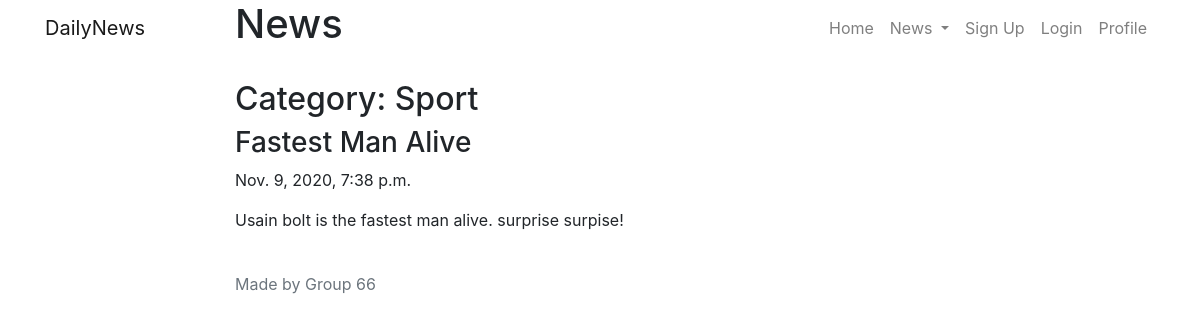
Before: /news/ with the older database file.
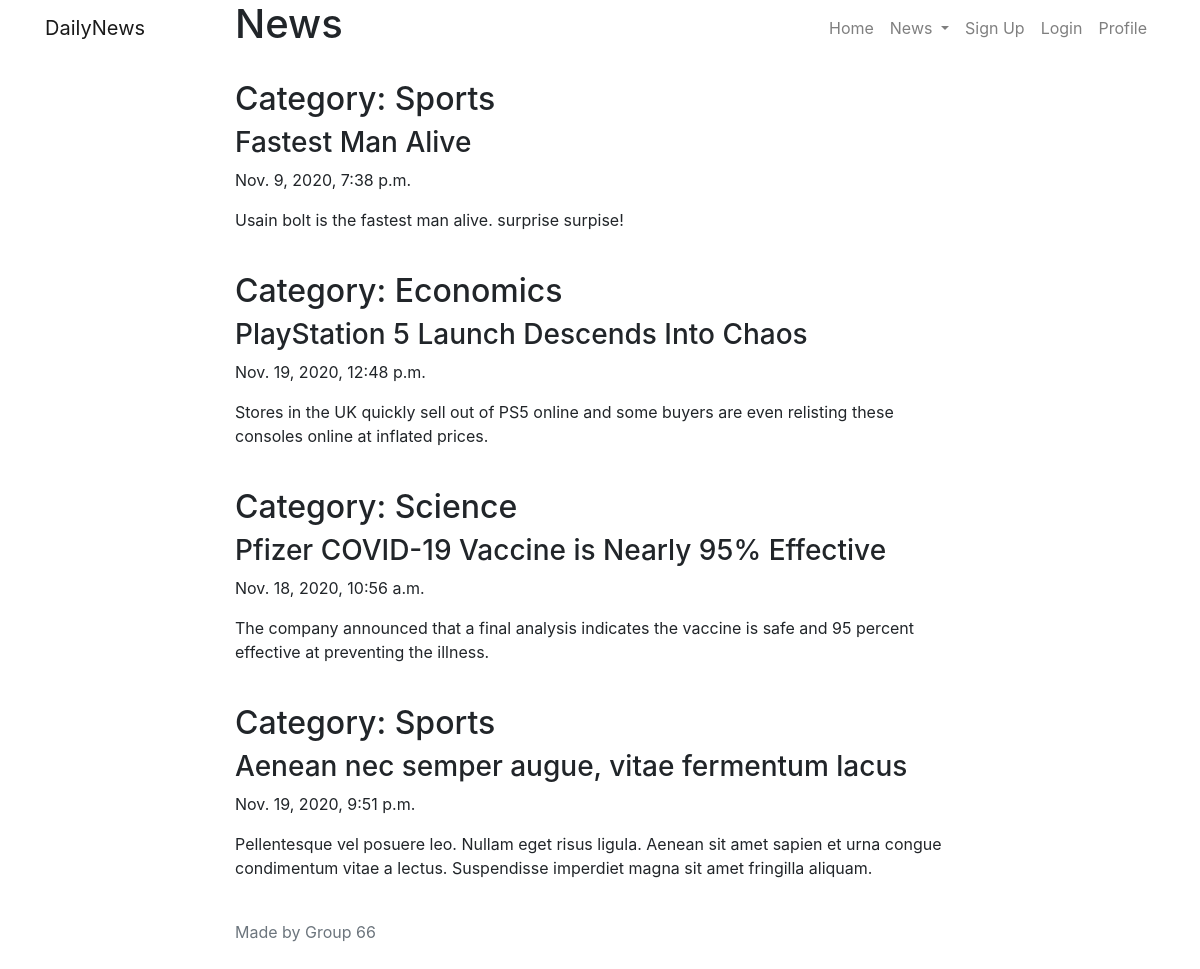
After: the same page with the newer database file.
### news/models.py (models this page shows, shortened)
class Article(models.Model):
    title = models.CharField(max_length = 150)
    body = models.TextField(max_length = 3000)
    pub_Date = models.DateTimeField()
    category = models.ForeignKey( to=Category,related_name='articles',on_delete=models.CASCADE)

class Category(models.Model):
    name = models.CharField(max_length = 50)
    def __str__(self):
        x = "Category: "+self.name
        return x

### news/views.py (the view)
# urls.py: path('', views.index, name='index'),
def index(request):
    articles = Article.objects.all()
    context = {'articles': articles}
    return render(request,'news/index.html', context)

### news/templates/news/index.html
{% extends "news/base.html"%}
{% block content %}
      <div>
        <h1>News</h1>
        <br>
        <div id="showmain">
          {% if articles %}
            {% for a in articles %}
              <h2>{{a.category}}</h2>
              <h3>{{a.title}}</h3>
              <p>{{a.pub_Date}}</p>
              <p>{{a.body}}</p>
              <br>
            {% endfor %}
          {% else %}
            <p>No articles are available.</p>
          {% endif %}
      </div>
{% endblock %}

### news/templates/news/base.html (shortened to what this page needs)
{% load static %}
<!DOCTYPE html>
<html>
<head>
	<link rel="stylesheet" href="https://maxcdn.bootstrapcdn.com/bootstrap/4.0.0/css/bootstrap.min.css">
</head>
<body>
	<nav class="navbar navbar-expand-lg navbar-light fixed-top" id="mainNav">
		<div class="container">
			<a class="navbar-brand" href="index.html">DailyNews</a>
			<div class="collapse navbar-collapse" id="navbarResponsive">
				<ul class="navbar-nav ml-auto">
					<li class="nav-item">
						<a class="nav-link" href="{% url 'index' %}">Home</a>
					</li>
					<li class="nav-item dropdown">
		        <a class="nav-link dropdown-toggle" href="#" id="navbarDropdown" role="button" data-toggle="dropdown" aria-haspopup="true" aria-expanded="false">
		          News
		        </a>
		      </li>
					<li class="nav-item">
						<a class="nav-link" href="{% url 'signup' %}">Sign Up</a>
					</li>
					<li class="nav-item">
						<a class="nav-link" href="{% url 'login' %}">Login</a>
					</li>
					<li class="nav-item">
						<a class="nav-link" href="">Profile</a>
					</li>
				</ul>
			</div>
		</div>
	</nav>
	<article>
    <div class="container">
      <div class="row">
        <div class="col-lg-8 col-md-10 mx-auto">
					{% block content %}
					{% endblock %}
				</div>
			</div>
		</div>
	</article>
		<footer>
	    <div class="container">
	      <div class="row">
	        <div class="col-lg-8 col-md-10 mx-auto">
						<p class="copyright text-muted">Made by Group 66 </p>
	        </div>
	      </div>
	    </div>
	  </footer>
	<br>
</body>
</html>

Changed rows visible on the page:
changed through a linked row, Article "Fastest Man Alive": category "Category: Sport" → "Category: Sports"
added Article: category "Category: Economics", title "PlayStation 5 Launch Descends Into Chaos", pub_Date "Nov. 19, 2020, 12:48 p.m.", body "Stores in the UK quickly sell out of PS5 online and some buyers are even relisting these consoles online at inflated prices."
added Article: category "Category: Science", title "Pfizer COVID-19 Vaccine is Nearly 95% Effective", pub_Date "Nov. 18, 2020, 10:56 a.m.", body "The company announced that a final analysis indicates the vaccine is safe and 95 percent effective at preventing the illness."
added Article: category "Category: Sports", title "Aenean nec semper augue, vitae fermentum lacus", pub_Date "Nov. 19, 2020, 9:51 p.m.", body "Pellentesque vel posuere leo. Nullam eget risus ligula. Aenean sit amet sapien et urna congue condimentum vitae a lectus. Suspendisse imperdiet magna sit amet fringilla aliquam."
